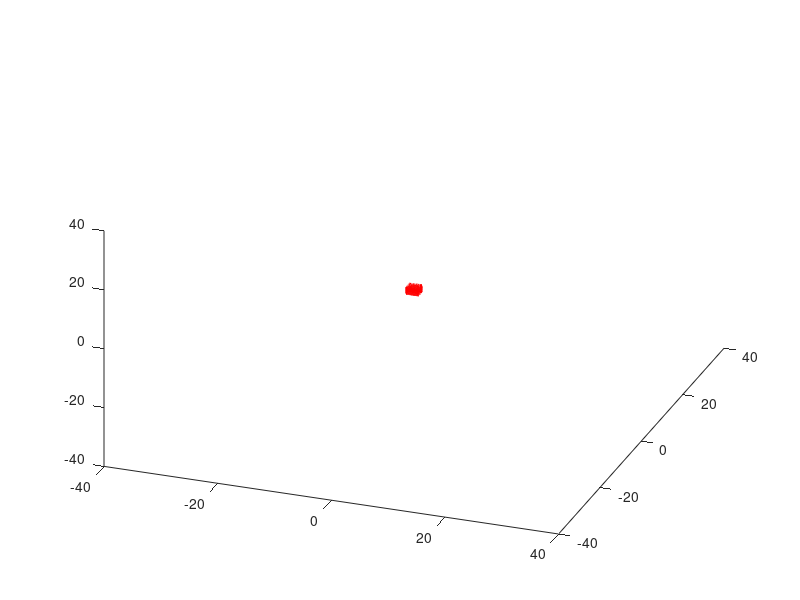

Reproduce this figure in MATLAB. (Note: this script raises an error after producing the figure.)
clear all, close all, clc


sigma = 10;
beta = 8/3;
rho = 28;

% y0 = [0 0 0];
% xvec = -20:5:20;
% yvec = -20:5:20;
% zvec = -20:5:20;
%Initial cond #1

y0=[-8;8;27];
xvec = -1:.1:1;
yvec = -1:.1:1;
zvec = -1:.1:1;
% initial cond #2

% y0=[-8;8;27];
% xvec = -.1:.05:.1;
% yvec = -.1:.05:.1;
% zvec = -.1:.05:.1;
%initial cond #3
[x0, y0, z0] = meshgrid(xvec,yvec,zvec);

yIC(1,:,:,:) = x0;
yIC(2,:,:,:) = y0;
yIC(3,:,:,:) = z0;

plot3(yIC(1,:),yIC(2,:),yIC(3,:),'r','Linewidth',2)
axis([-40 40 -40 40 -40 40])
view(20,40)
drawnow


%%
dt = 0.01;
duration = 50;
tspan = [0,duration];
L = duration/dt;
yin = yIC;

for step = 1:L
    time = step*dt;
    yout = rk4singlestep(@(t,y)lorenz3D(t,y,sigma,beta,rho),dt,time,yin);
    yin = yout;
    plot3(yout(1,:),yout(2,:),yout(3,:),'r.','Linewidth',2,'Markersize',1)
  
    axis([-40 40 -40 40 -25 55])
    %view(20,40)
    view(20+200*step/L,40);
    drawnow
    
end
